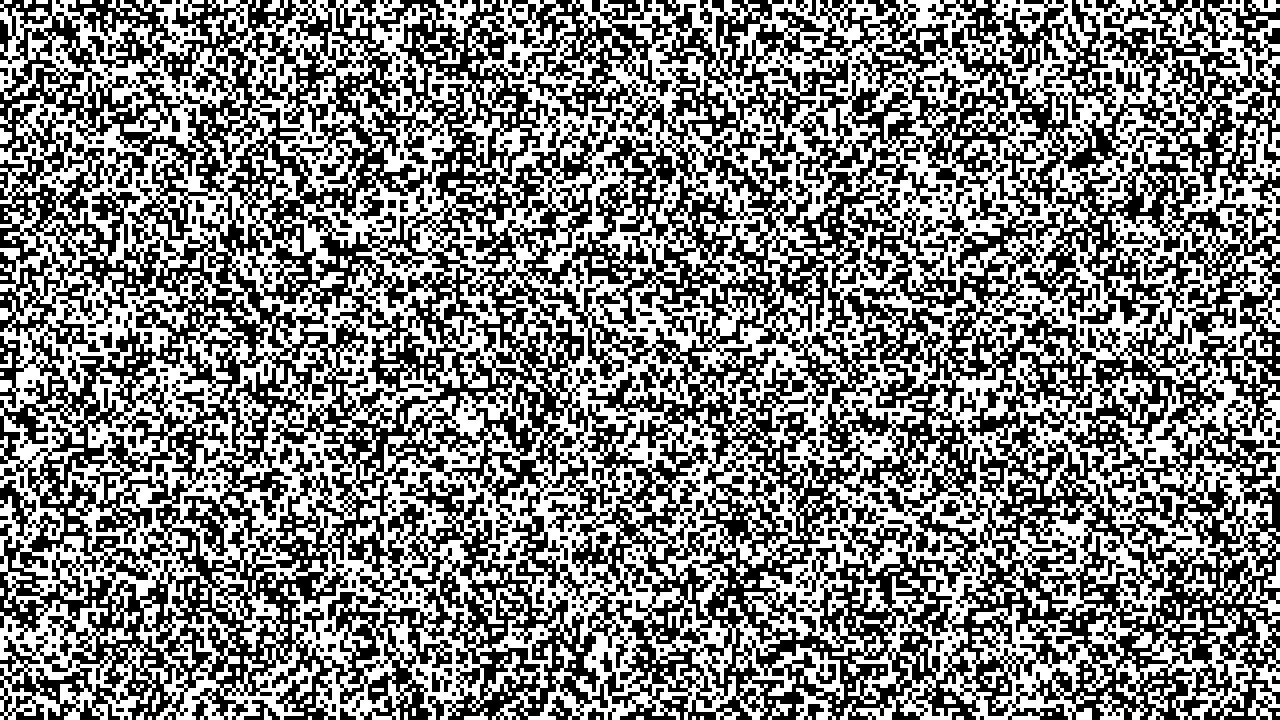
#> input picture IMAGE_TEMP/10362.png, 1280 x 720 px
$ python -i main.py   (imports and definitions only)
#> lines starting #> are read from the running program, lines starting #| are printed output that depends on the picture; after the words box and inside, x2 and y2 are one past the last pixel; in counts of white or black regions, pixels touching at a corner belong together
import cv2
import imageio as iio
import os
import random
import string
from natsort import natsorted
from PIL import Image
from shutil import rmtree

# Default Settings
# set 0 to not resize (on 0 files are completely readable after the saving, but YouTube will damage it)
# Videos with higher resolution will be almost the same by size (sometimes even bigger) but they will process faster as
# there are fewer frames to process
RESIZE_TIMES = 4
WIDTH = 1280 // RESIZE_TIMES if RESIZE_TIMES else 1280
HEIGHT = 720 // RESIZE_TIMES if RESIZE_TIMES else 720
BYTES_PER_IMAGE = int(WIDTH * HEIGHT / 8)
FPS = 30


# [4 lines left out: function create_temp_dir, not called in this run]


def get_sorted_filenames_list(dir_path):
    return natsorted(os.listdir(os.path.normpath(dir_path)))


# [44 lines left out: functions create_images_from_video, create_video_from_images, get_bytes_from_file, create_picture_from_bytes, not called in this run]


def create_bytes_from_picture(picture_path, threshold=128):
#> called with picture_path = 'IMAGE_TEMP/10362.png', threshold = 128
    image_file = Image.open(os.path.normpath(picture_path))
#> image_file is the input picture: PIL image 1280x720 1; 50.1% white; 232 black regions (108 under 20 px), largest, box (x1, y1, x2, y2) and area: (0, 0, 1280, 720) 449312, (1116, 68, 1144, 100) 368, (244, 700, 280, 720) 288
    # Grayscale
    image_file = image_file.convert("L")
    # Threshold (avoid read mistakes on image compression), 128 is mid-gray pixel
    image_file = image_file.point(lambda p: 255 if p > threshold else 0)
    # To mono (1 bit per pixel image)
    image_file = image_file.convert('1')
    if RESIZE_TIMES:
        width, height = image_file.size
#> width = 1280; height = 720
        image_file = image_file.resize((int(width / RESIZE_TIMES), int(height / RESIZE_TIMES)))
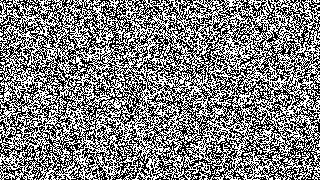
#> image_file: PIL image 320x180 1; 50.1% white; black in thin lines or dots
    # Convert pixels to bytes
    image_file = image_file.tobytes()
    return image_file


def generate_random_file_name(size=12):
    return f"output_{''.join(random.choice(string.ascii_letters) for _ in range(size))}"


# [56 lines left out: functions generate_unique_file_name, convert_file_to_video, convert_video_to_file, make_convertion, main, not called in this run]


# [2 lines not run here, left out]

>>> result = create_bytes_from_picture('IMAGE_TEMP/10362.png')

$ run again, on IMAGE_TEMP/10371.png
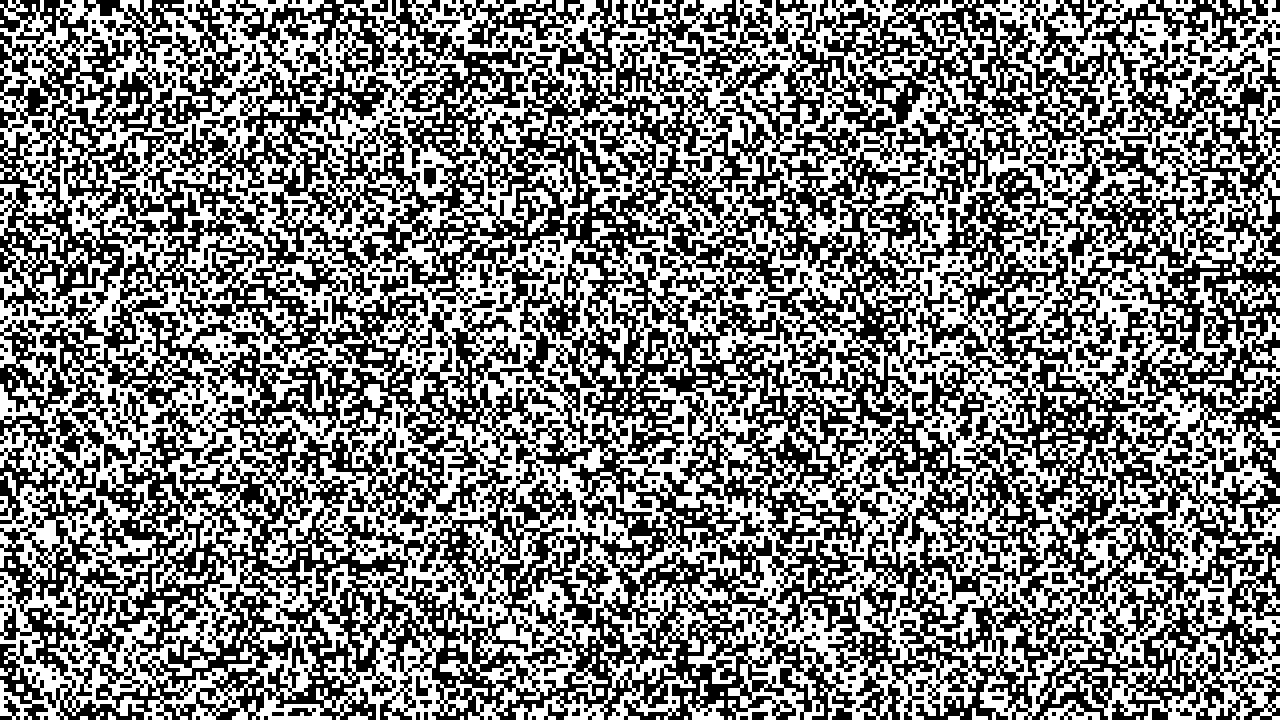
#> input picture IMAGE_TEMP/10371.png, 1280 x 720 px
#> in create_bytes_from_picture, image_file is the input picture: PIL image 1280x720 1; 50% white; 214 black regions (129 under 20 px), largest, box (x1, y1, x2, y2) and area: (0, 0, 1280, 720) 452592, (1172, 40, 1212, 68) 368, (244, 44, 264, 76) 256
#> in create_bytes_from_picture, `image_file = image_file.resize((int(width / RESIZE_TIMES), int(height ..`:
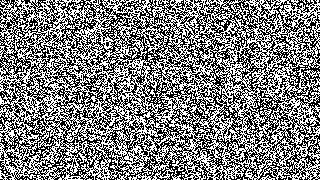
#> image_file: PIL image 320x180 1; 50% white; black in thin lines or dots

$ run again, on IMAGE_TEMP/1049.png
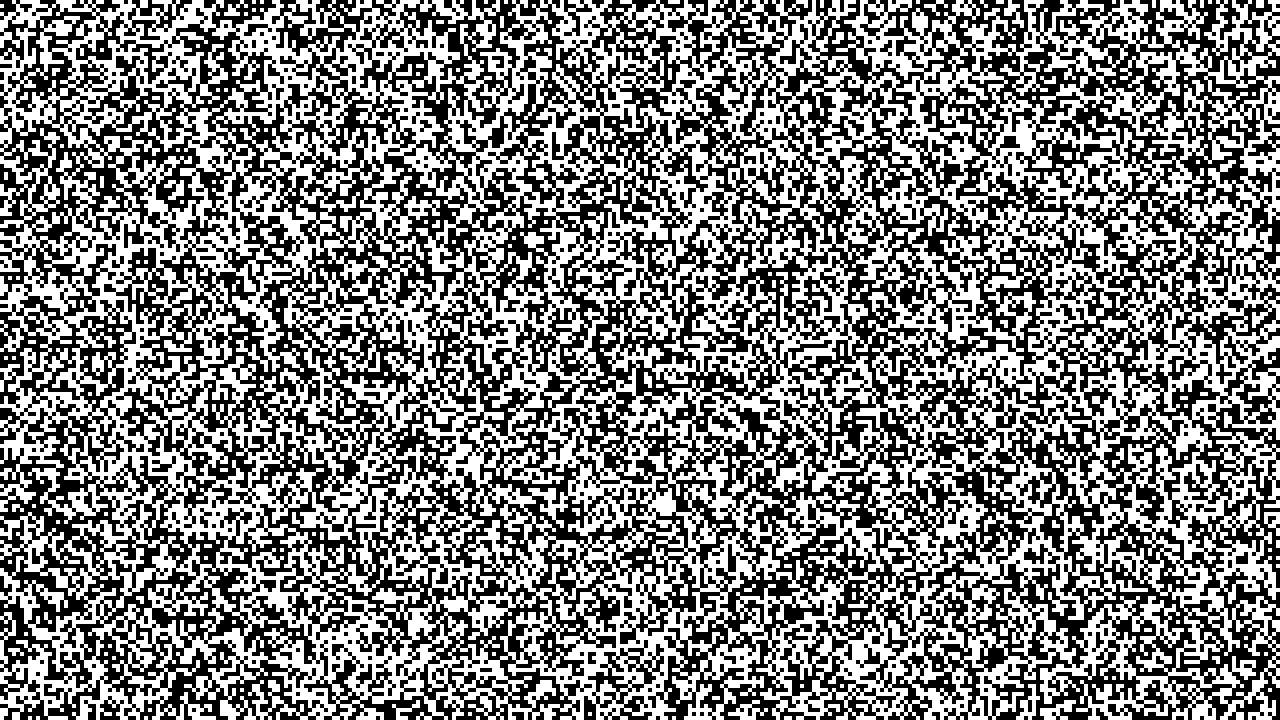
#> input picture IMAGE_TEMP/1049.png, 1280 x 720 px
#> in create_bytes_from_picture, image_file is the input picture: PIL image 1280x720 1; 50% white; 220 black regions (140 under 20 px), largest, box (x1, y1, x2, y2) and area: (0, 0, 1280, 720) 450688, (584, 640, 664, 720) 2384, (564, 0, 592, 36) 352
#> in create_bytes_from_picture, `image_file = image_file.resize((int(width / RESIZE_TIMES), int(height ..`:
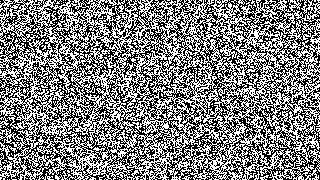
#> image_file: PIL image 320x180 1; 50% white; black in thin lines or dots

$ run again, on IMAGE_TEMP/10621.png
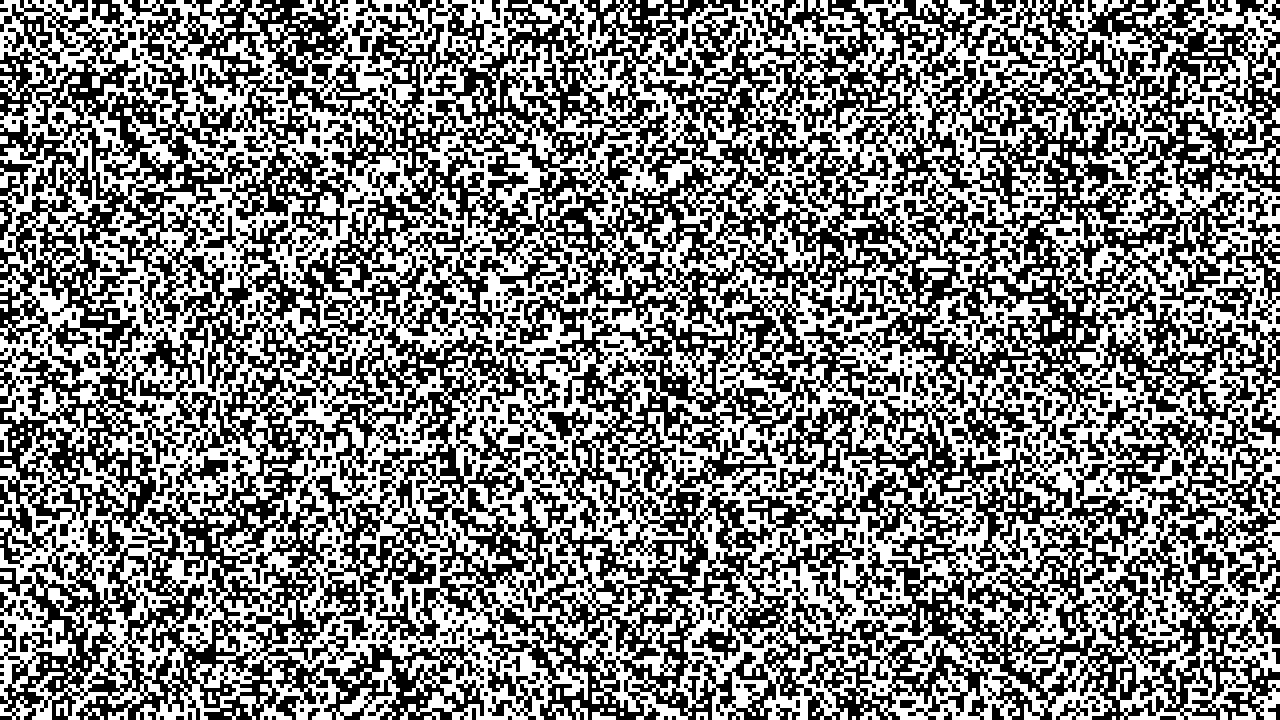
#> input picture IMAGE_TEMP/10621.png, 1280 x 720 px
#> in create_bytes_from_picture, image_file is the input picture: PIL image 1280x720 1; 50.6% white; 261 black regions (152 under 20 px), largest, box (x1, y1, x2, y2) and area: (0, 0, 1280, 720) 444576, (1252, 408, 1280, 444) 416, (344, 616, 372, 640) 304
#> in create_bytes_from_picture, `image_file = image_file.resize((int(width / RESIZE_TIMES), int(height ..`:
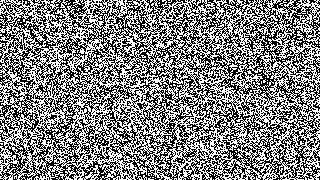
#> image_file: PIL image 320x180 1; 50.6% white; black in thin lines or dots
